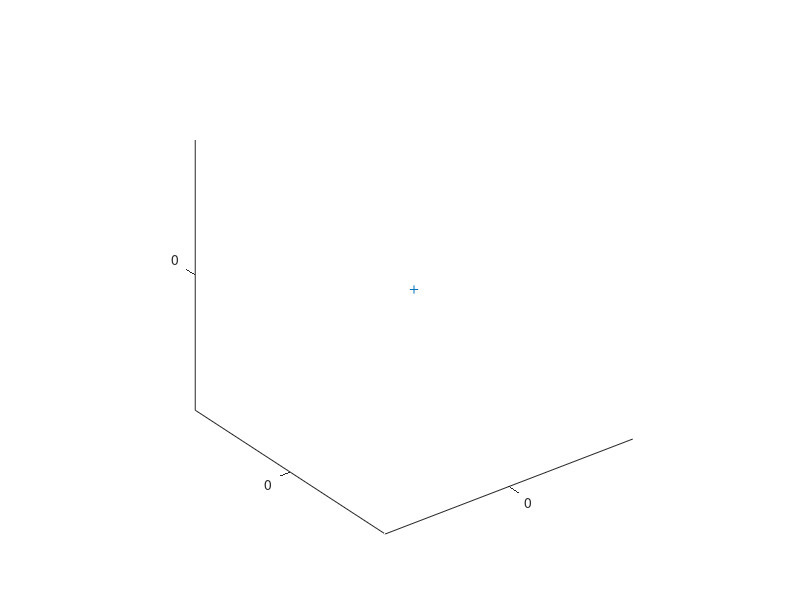

This figure's MATLAB source: (Note: this script raises an error after producing the figure.)
path = 'data';
filenames={'Mercury.txt','Venus.txt','Earth.txt','Mars.txt','Jupiter.txt','Saturn.txt','Uranus.txt','Neptune.txt','Pluto.txt'};
N = length(filenames);
data = cell(N,1);
formatSpec = '%f %f %f %f %f';
plot3(0,0,0,'+');
axis equal
hold on;
for i = 1:N
  filename = fullfile(path,filenames{i});
  disp(filename)
  fid = fopen(filename);
  thisline = '';
  while ~feof(fid) && ~strcmp(thisline,'$$SOE')
    thisline = fgetl(fid);
  end
  C = cell(0,5);
  thisline = '';
  while ~feof(fid) && ~strcmp(thisline,'$$EOE')
    thisline = fgetl(fid);
    C(end+1,:) = textscan(thisline,formatSpec,1);
  end
  %  C(end,:)=[];
  C = {cat(1,C{1:end-1,1}),cat(1,C{1:end-1,2}),cat(1,C{1:end-1,3}),cat(1,C{1:end-1,4}),cat(1,C{1:end-1,5})};

  x = C{4}.*sin(C{2}*pi/180).*cos(C{3}*pi/180);
  y = C{4}.*sin(C{2}*pi/180).*sin(C{3}*pi/180);
  z = C{4}.*cos(C{2}*pi/180);
  data{i} = [cat(1,C{1:end,1}),x,y,z];
  plot3(x,y,z,'.');
end
hold off

G = 6.67384e-11;
GM = 2.959122082322128e-4;
dt = 0.1;
t = 0;
r = cell(size(data,1),2);
v = cell(size(data,1),2);
h = cell(size(data,1),2);
for i = 1:size(data,1)
  p = data{i};
  v{i} = (p(2,2:end)-p(1,2:end))/(p(2,1)-p(1,1));
  r{i} = p(1,2:end);
  h{i} = [];
end
hold on;
while true;
  for i = 1:size(data,1)
    a = -GM/norm(r{i},2)^3 * r{i};
    t = t+dt;
    r{i} = r{i}+v{i}*dt;
    v{i} = v{i}+a*dt;
    delete(h{i})
    h{i} = plot3(r{i}(1),r{i}(2),r{i}(3),'ok');
  end
  drawnow;
end
hold off;
